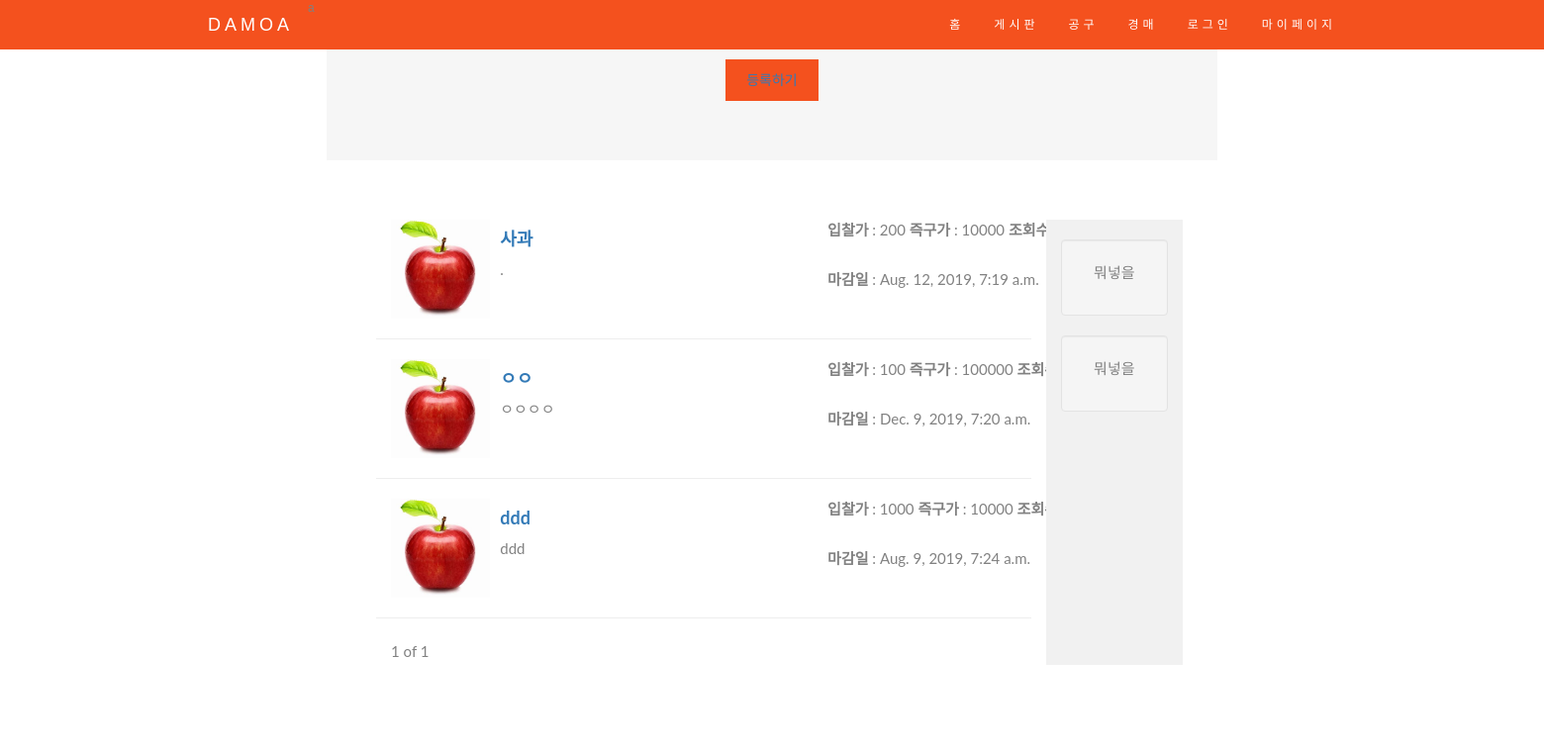
Page /auction/ on the committed database.
### auction/models.py (models this page shows, shortened)
class Write(models.Model): # 상품 등록
    CATEGORY_CHOICES = (
        ('식품', '식품'),
        ('가구/생활/건강', '가구/생활/건강'),
        ('디지털/가전', '디지털/가전'),
        ('의류/잡화', '의류/잡화'),
        ('뷰티', '뷰티'),
        ('도서/취미/상품권', '도서/취미/상품권'),
        ('레저/자동차', '레저/자동차'),
        ('반려동물', '반려동물')
    ) # 0804 추가
    category = models.CharField(max_length=10, choices=CATEGORY_CHOICES,blank=True) # 0804 추가
    writer = models.CharField(max_length=10) # 작성자
    up_date = models.DateTimeField('date published', auto_now=True) # 작성시간
    title = models.CharField(max_length=30, null=False) # 상품명
    image = models.ImageField(upload_to='images/', null = True, blank=True)
    content = models.TextField(null=True,blank=True) # 상세 내용
    buyitnow = models.PositiveIntegerField(default=0, null=False) # 즉시구매가
    up_price = models.PositiveIntegerField(default=0) # 시작가
    lookup = models.PositiveIntegerField(default=0) # 조회수
    e_date = models.DateTimeField('date published') # 종료일 !!! 새로 수정된 곳
    biddings = models.CharField(max_length=200, default="{u'li':[]}")
    confirm = models.BooleanField(default=False)
    read = models.BooleanField(default=False)

### auction/views.py (the view)
# urls.py: path('', views.mainA, name='mainA'), # 등록된 게시글
def mainA(request): # 등록된 게시글 페이지 !!!새로 수정된 곳 (paginator 적용)
    username = request.user.username
    post = Write.objects
    post_list = Write.objects.all()
    paginator = Paginator(post_list, 5)
    page = request.GET.get('page')
    posts = paginator.get_page(page)
    log = request.session.get('log')
    context = {'post':post, 'posts':posts, 'username': mark_safe(json.dumps(username)), 'log':log}
    return render(request, 'auction/main.html', context)

### auction/templates/auction/main.html (shortened to what this page needs)
{% load staticfiles %}
<!DOCTYPE html>
<html lang="en">
    <head>
        <link
            rel="stylesheet"
            href="http://maxcdn.bootstrapcdn.com/bootstrap/3.3.6/css/bootstrap.min.css">
        <link
            rel="stylesheet"
            href="https://stackpath.bootstrapcdn.com/bootstrap/3.3.1/css/bootstrap.min.css"
>
        <link
            rel="stylesheet"
            href="https://cdnjs.cloudflare.com/ajax/libs/magnific-popup.js/1.1.0/magnific-popup.min.css">
    </head>
    <body id="myPage" data-spy="scroll" data-target=".navbar" data-offset="60">
        <nav class="navbar navbar-default navbar-fixed-top">
            <div class="container">
                <div class="navbar-header">
                    <a class="navbar-brand" href="{% url 'main' %}">DAMOA</a>
                </div>
                <div class="collapse navbar-collapse" id="myNavbar">
                    <ul class="nav navbar-nav navbar-right">
                        <li>
                            <a href="{% url 'main' %}">홈</a>
                        </li>
                        <li>
                            <a href="{% url 'boardmain' %}">게시판</a>
                        </li>
                        <li>
                            <a href="{% url 'gmain' %}">공구</a>
                        </li>
                        <li class="lili">
                            <a class="auctiontag"href='{% url "mainA"%}'>경매
                                <span class="sr-only">unread messages</span></a>
                        </li>
                        <li>
                            {% if log == 1 %}
                            <a class="nav-link" href="{% url 'logout' %}">로그아웃</a>
                            {% else %}
                            <a class="nav-link" href="{% url 'login' %}">로그인</a>
                            {% endif %}
                        </li>
                        <li>
                            <a href="{% url 'mymain' %}">마이페이지</a>
                        </li>
                    </ul>a
                </div>
            </div>
        </nav>
  <div class="container-fluid text-center bg-grey">
    <button class="btn"><a href="{% url 'new' %}">등록하기</a></button>
</div>
  <div class="container-fluid text-center bg-wihte">
    <div class="row content">
        <div class="col-sm-10 text-left">
            {% for post in posts %}
                <div class="thumbnail">
                    <div class="col-sm-2">
                        {% if post.image %}
                            <img src="{{ post.image.url }}" alt="img">
                        {% endif %}
                    </div>
                    <div class="col-sm-4">
                        <a href="{% url 'detail' post.id %}">
                            <h4>
                                <strong>{{post.title}}</strong>
                            </h4>
                        </a>
                        <p>{{post.content}}</p>
                    </div>
                    <div class="col-sm-4" style="float: right;">
                        <p><strong>입찰가 </strong> :
                            {{post.up_price}}
                            <strong>즉구가</strong>  :
                            {{post.buyitnow}}
                            <strong>조회수</strong>  :
                            {{post.lookup}}</p>
                            <p><strong>마감일</strong> :
                            {{post.e_date}}</p>
                    </div >
                </div>
                <hr>
                {% endfor %}
    <div class='container'>
        <span>{{posts.number}}</span>
        <span>of</span>
        <span>{{posts.paginator.num_pages}}</span>
      </div>
        </div>
            <div class="col-sm-2 sidenav">
                <div class="well">
                    <p>뭐넣을</p>
                </div>
                <div class="well">
                    <p>뭐넣을</p>
                </div>
            </div>
        </div>
    </div>
</body>
</html>

### auction/templates/auction/main.html (style rules this page uses)
body { font: 400 15px Lato, sans-serif; line-height: 1.8; color: #818181; }
.btn { padding: 10px 20px; background-color: #f4511e; border: 1px solid #f4511e; color: #f1f1f1; border-radius: 0; transition: 0.2s; }
.container-fluid { padding: 60px 50px; margin: 0 330px; }
.bg-grey { background-color: #f6f6f6; }
.thumbnail { padding: 0 0 100px; border: none; border-radius: 0; }
.thumbnail img { width: 100px; height: 100px; margin: 0 auto; float: left; }
.thumbnail p { width: 350px; height: 50px; padding: 0; margin: 0; float: left; }
.navbar { margin-bottom: 0; background-color: #f4511e; z-index: 9999; border: 0; font-size: 12px !important; line-height: 1.42857143 !important; letter-spacing: 4px; border-radius: 0; font-family: Montserrat, sans-serif; }
.navbar .navbar-brand, .navbar li a { color: #fff !important; }
.row.content { height: 450px; }
.sidenav { padding-top: 20px; background-color: #f1f1f1; height: 100%; }

### rows in the picture
Write: image (picture), title "사과", content ".", up_price "200", buyitnow "10000", e_date "Aug. 12, 2019, 7:19 a.m."
Write: image (picture), title "ㅇㅇ", content "ㅇㅇㅇㅇ", up_price "100", buyitnow "100000", e_date "Dec. 9, 2019, 7:20 a.m."
Write: image (picture), title "ddd", content "ddd", up_price "1000", buyitnow "10000", e_date "Aug. 9, 2019, 7:24 a.m."

### other values in the picture
{{ posts.number }} "1"
{{ posts.paginator.num_pages }} "1"
